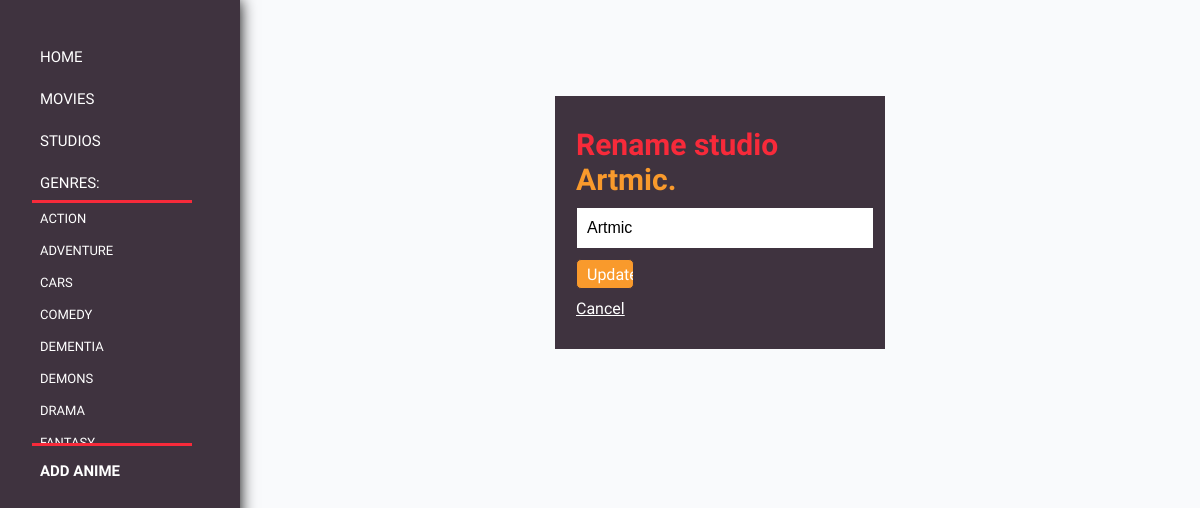
/user/RenameStudio.php?studio_id=23, run on the app's committed database.
### tables this page shows
CREATE TABLE `Genre` (
  `genre_name` varchar(20) NOT NULL,
  `genre_desc` text
);

CREATE TABLE `Studio` (
  `studio_id` int(11) NOT NULL,
  `studio_name` varchar(50) NOT NULL
);

### user/RenameStudio.php (the view, shortened to what this page needs)
<?php
	include_once ('../server.php');
?>
<!DOCTYPE html>
<html>
<head>
<link rel="stylesheet" type="text/css" href="v2.css">
<link rel="stylesheet" href="https://cdnjs.cloudflare.com/ajax/libs/font-awesome/4.7.0/css/font-awesome.min.css">
<link rel="stylesheet" type="text/css" href="../stylev2.css">
</head>
<div class="sidenav">
	<center>
	<a href="HomeV2.php"> Home</a>
	<a href="MoviesPage.php"> Movies</a>
	<a href="StudiosPage.php"> Studios</a>
	<a> Genres: </a>
		<div class="dropdown-content">
			<?php
				$sql="SELECT genre_name FROM Genre";
				$result=mysqli_query($connection,$sql);
				if ($result->num_rows > 0) {
				    while($row = $result->fetch_assoc()) {
				    	echo "<a href='CategoryPage.php?link=".$row['genre_name']."'>".$row['genre_name']."</a>";
				    }
				} else {
				    echo "0 results";
				}
			?>
		</div>
	<strong><a href="AddAnime.php"> Add Anime</a></strong>
</div>
<?php
    $studio_id = $_GET["studio_id"];
    $sql1="SELECT * FROM Studio r1
        WHERE r1.studio_id = {$studio_id}";
    $get_studio = mysqli_query($connection,$sql1);
    if(mysqli_num_rows($get_studio)>0){
        $result = mysqli_fetch_assoc($get_studio);
        $studio_name = $result["studio_name"];
        $new_studio_name =  $new_studio_name_error = "";
?>
<form class="container" method="POST">
    <div class="input-group">
        <h2>Rename studio <font color="#f99a2c"><?php echo $studio_name ?>.</h2>
    </div>
    <div class="input-group">
        <input type="text" name="new_studio_name" value="<?php echo $studio_name ?>">
        <small class="error"><?php echo $new_studio_name_error ?></small>
    </div>
    <div class="input-group">
        <input type="submit" name="button" value="Update" class="btn">
    </div>
     <div class="input-group">
        <a href="HomeV2.php" style="color: white;">Cancel</a>
    </div>
</form>
<?php
} else{
    echo "There seems to be an error.";
}
?>

### user/v2.css (style rules this page uses)
header a, .sidenav a { float: left; display: block; color: #fff; text-align: center; padding: 1rem 4rem 0.5rem 0.5rem; font-size: 15px; font-family: 'Questrial', sans-serif; text-decoration: none; text-transform: uppercase; }
.sidenav { height: 100%; width: 11rem; position: fixed; top:0 !important; left: 0 !important; background-color: #3f333f; padding: 2rem; z-index: 999; overflow-x: hidden; box-shadow: 0px 0px 15px black; }
.dropdown-content { display: block; position: relative; background-color: #3f333f; align-content: center; z-index: 1; max-height: 15rem; max-width: 10rem; float: left; overflow: -moz-scrollbars-vertical; overflow-y: scroll; line-height: 0px; border-top: 3px solid #f72a3a; border-bottom: 3px solid #f72a3a; object-fit: contain; }
.dropdown-content a { font-size: 13px; margin-bottom: 0.5rem; color: #fff; word-wrap: normal; line-height: 0rem; padding-right: 2rem; display: block; }
h2 { font-family: 'Questrial', sans-serif !important; font-size: 30px; margin-bottom: 3px ; margin-top: 0px; color: #f72a3a !important; }

### stylev2.css (style rules this page uses)
h2 { color: white; text-align: left; }
form, .content { width: 30%; margin: 0px auto; padding: 20px; border: 1px solid #3f333f; background: #fff; }
.container { background-color: #3f333f; }
.input-group { margin: 10px 0px 10px 0px; }
.input-group input { height: 30px; width: 96%; padding: 5px 10px; font-size: 16px; border: 1px solid #3f333f; }
.btn { padding: 10px; font-size: 15px; color: white; background: #f99a2c; border: none; border-radius: 5px; width: 20% !important; font-family: 'Questrial', sans-serif; }
.error { width: 100%; color: #f72a3a; text-align: left; font-weight: bold; padding-left: 5px; }
a:-webkit-any-link { color: white; cursor: pointer; font-family: 'Questrial', sans-serif; }
a { color: white; font-family: 'Questrial', sans-serif; }

### data on the page
genre: genre_name "ACTION"
genre: genre_name "ADVENTURE"
genre: genre_name "CARS"
genre: genre_name "COMEDY"
genre: genre_name "DEMENTIA"
genre: genre_name "DEMONS"
genre: genre_name "DRAMA"
genre: genre_name "FANTASY"
studio: studio_name "Artmic", new_studio_name "Artmic"
